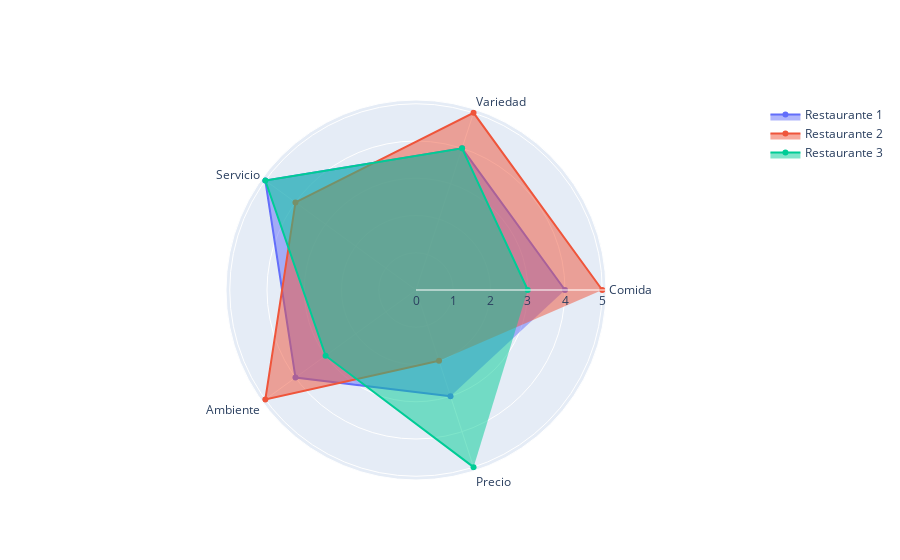

The code cell stored with this chart in its notebook:
### Code cell
import pandas as pd
import plotly.graph_objects as go

# Load the data
df = pd.read_csv('../../../data/restaurantes.csv')
df 

categories = df.columns.values[1:]

fig = go.Figure()

# Add traces
fig.add_trace(
    go.Scatterpolar(
        r=df.iloc[0, 1:],
        theta=categories,
        fill='toself',
        name='Restaurante 1'
    )
)

fig.add_trace(
    go.Scatterpolar(
        r=df.iloc[1, 1:],
        theta=categories,
        fill='toself',
        name='Restaurante 2'
    )
)

fig.add_trace(
    go.Scatterpolar(
        r=df.iloc[2, 1:],
        theta=categories,
        fill='toself',
        name='Restaurante 3'
    )
)

fig.show()

df2 = pd.read_csv('../../../data/penguins.csv')
df2

### Figure 1 — Plotly figure (JSON) as saved in the notebook; plotly's stock layout.template omitted (floating-point values rounded to 4 significant figures)
{"data": [{"fill": "toself", "name": "Restaurante 1", "r": [4, 4, 5, 4, 3], "theta": ["Comida", "Variedad", "Servicio", "Ambiente", "Precio"], "type": "scatterpolar"}, {"fill": "toself", "name": "Restaurante 2", "r": [5, 5, 4, 5, 2], "theta": ["Comida", "Variedad", "Servicio", "Ambiente", "Precio"], "type": "scatterpolar"}, {"fill": "toself", "name": "Restaurante 3", "r": [3, 4, 5, 3, 5], "theta": ["Comida", "Variedad", "Servicio", "Ambiente", "Precio"], "type": "scatterpolar"}], "layout": {}}
